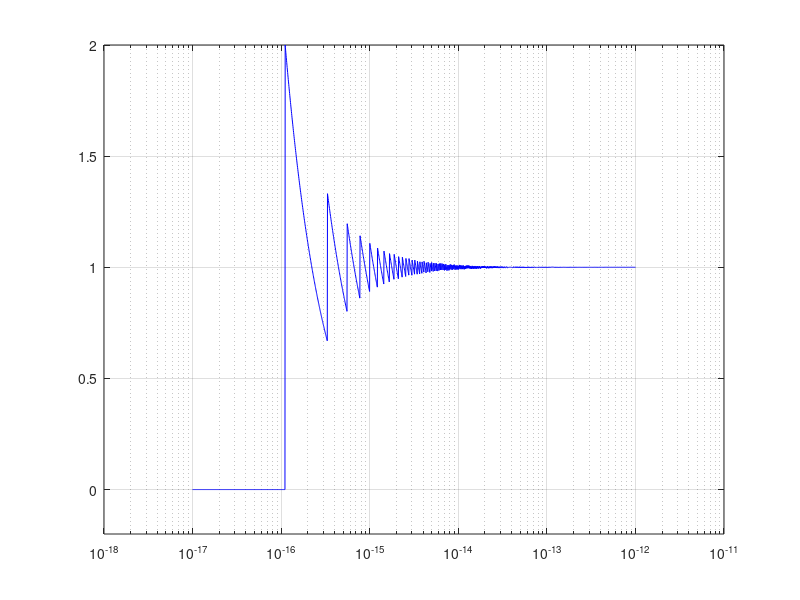

The MATLAB script that drew this image:
x = logspace(-17, -12, 2000);
num = (1+x)-1;
y = num ./ x;

figure('Name', 'Cancelamento catastrófico');
semilogx(x, y, 'b-');

grid on;
ylim([-0.2, 2.0]);
